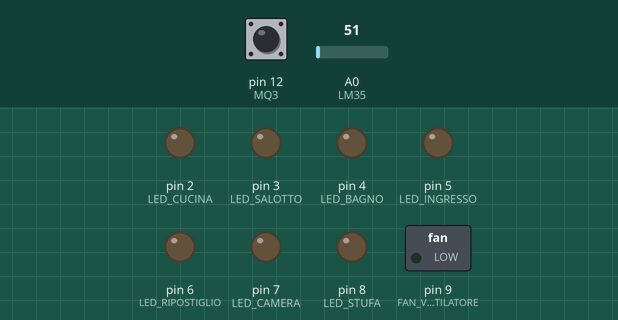
Simulated run of this sketch. Board: Arduino Uno, built with avr-gcc and run on an emulated ATmega328P. Shown: switched loads named in the sketch (green lamp = pin HIGH), output pins drawn as LEDs (lit = HIGH). The test bench sets the inputs (shaded band); at power-on: A0 (LM35) = 51, pin 12 (MQ3) HIGH. What the sketch prints to the serial monitor is not drawn.

Above: at 1.2 s.
1.3 s: A0 (LM35) set to 65
At 2.2 s:
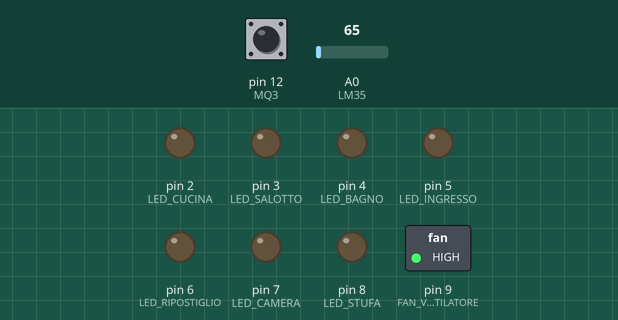
2.8 s: A0 (LM35) set to 30
At 3.3 s:
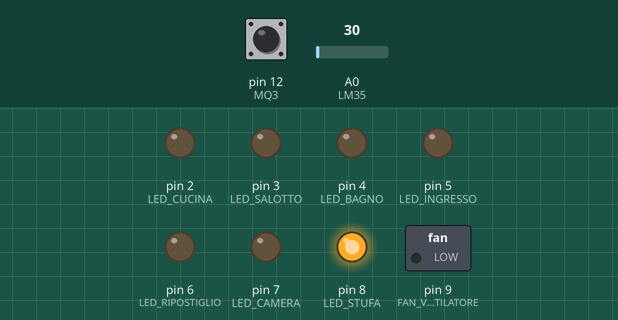
8.8 s: A0 (LM35) set to 61
At 9.1 s:
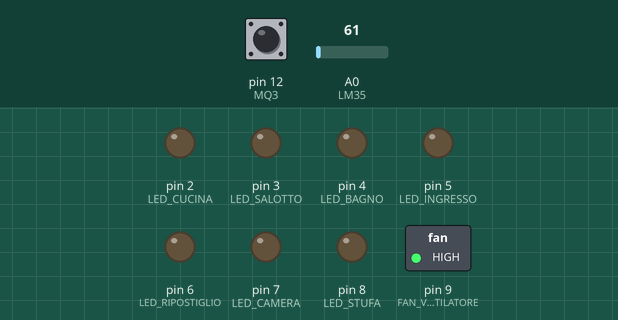
11.8 s: A0 (LM35) set to 15
At 12.5 s:
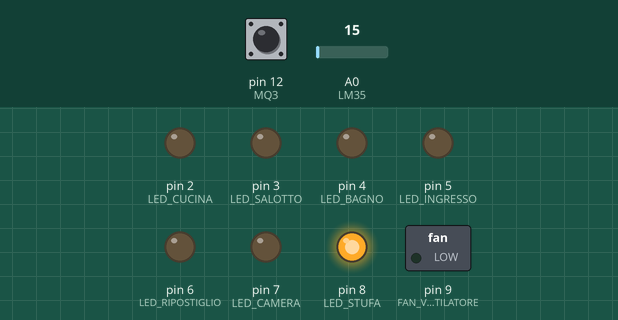
Timing chart, 0 to 14.8 s (numbered marks = the images above; inputs shaded):
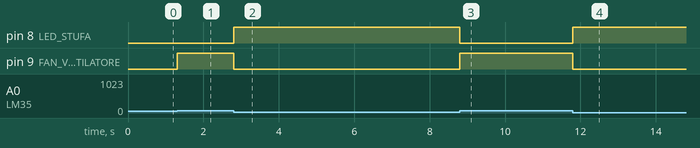

The sketch:

domotic.ino
```cpp
int LED_CUCINA = 2; // Initializing pin number
int LED_SALOTTO = 3;
int LED_BAGNO= 4;
int LED_INGRESSO = 5;
int LED_RIPOSTIGLIO = 6;
int LED_CAMERA = 7;
int LED_STUFA= 8;
int FAN_VENTILATORE = 9;
int MQ3 = 12;
int LM35 = A0;
int tMax = 28 ;
int tMin = 20 ;
void setup() //The setup function will only run once, after each powerup.It initializes and sets the initial values
{
  Serial.begin(9600);   //Sets the baud for serial data transmission (Bits Per Second)
  pinMode(LED_CUCINA,OUTPUT); //Specify behaviour of pin to work either as an input or an output
  pinMode(LED_SALOTTO,OUTPUT); //Specify behaviour of pin to work either as an input or an output
  pinMode(LED_BAGNO,OUTPUT); //Specify behaviour of pin to work either as an input or an output
  pinMode(LED_INGRESSO,OUTPUT); //Specify behaviour of pin to work either as an input or an output
  pinMode(LED_RIPOSTIGLIO,OUTPUT); //Specify behaviour of pin to work either as an input or an output
  pinMode(LED_CAMERA,OUTPUT); //Specify behaviour of pin to work either as an input or an output
  pinMode(LED_STUFA,OUTPUT); //Specify behaviour of pin to work either as an input or an output
  pinMode(FAN_VENTILATORE,OUTPUT); //Specify behaviour of pin to work either as an input or an output
  Serial.println(" ");
}

void loop()
{
  String data;  //Recived data will get stored in this variable
  if(Serial.available()) //Here We're checking whether data is available or not
  {
    data=Serial.readString(); //Data received
     Serial.println(data);
    if(data=="setMin"){
      Serial.write('\r');
      while(!Serial.available()){

        }
        tMin=Serial.read();
  }
    if(data=="setMax"){
      Serial.println('\r');
      while(!Serial.available()){

        }
      tMax=Serial.parseInt();
    }
    if(data=="cucinaOn")//LED ON
    {
      digitalWrite(LED_CUCINA,HIGH);  // Write a HIGH or a LOW value to a digital pin
    }
    if(data=="cucinaOff")//LED OFF
    {
      digitalWrite(LED_CUCINA,LOW);
    }
     if(data=="salottoOn")//LED ON
    {
      digitalWrite(LED_SALOTTO,HIGH);  // Write a HIGH or a LOW value to a digital pin
    }
    if(data=="salottoOff")//LED OFF
    {
      digitalWrite(LED_SALOTTO,LOW);
    }
     if(data=="bagnoOn")//LED ON
    {
      digitalWrite(LED_BAGNO,HIGH);  // Write a HIGH or a LOW value to a digital pin
    }
    if(data=="bagnoOff")//LED OFF
    {
      digitalWrite(LED_BAGNO,LOW);
    }
     if(data=="ingressoOn")//LED ON
    {
      digitalWrite(LED_INGRESSO,HIGH);  // Write a HIGH or a LOW value to a digital pin
    }
    if(data=="ingressoOff")//LED OFF
    {
      digitalWrite(LED_INGRESSO,LOW);
    }
     if(data=="ripostiglioOn")//LED ON
    {
      digitalWrite(LED_RIPOSTIGLIO,HIGH);  // Write a HIGH or a LOW value to a digital pin
    }
    if(data=="ripostiglioOff")//LED OFF
    {
      digitalWrite(LED_RIPOSTIGLIO,LOW);
    }
     if(data=="cameraOn")//LED ON
    {
      digitalWrite(LED_CAMERA,HIGH);  // Write a HIGH or a LOW value to a digital pin
    }
    if(data=="cameraOff")//LED OFF
    {
      digitalWrite(LED_CAMERA,LOW);
    }
     if(data=="stufaOn")//LED ON
    {
      digitalWrite(LED_STUFA,HIGH);  // Write a HIGH or a LOW value to a digital pin
    }
    if(data=="stufaOff")//LED OFF
    {
      digitalWrite(LED_STUFA,LOW);
    }
     if(data=="ventilatoreOn")//LED ON
    {
      digitalWrite(FAN_VENTILATORE,HIGH);  // Write a HIGH or a LOW value to a digital pin
    }
    if(data=="ventilatoreOff")//LED OFF
    {
      digitalWrite(FAN_VENTILATORE,LOW);
    }
    if(data=="temp")
    {
      Serial.println(analogRead(LM35)* 0.48828125);
    }
    if(data=="tMax")
      Serial.println(tMax);

  }
      if(digitalRead(MQ3)==LOW){
        Serial.println("Attenzione Fuga di Gas");
          delay(3000);
      }


      if(analogRead(LM35)* 0.48828125 <=tMin){
        digitalWrite(LED_STUFA,HIGH);
        digitalWrite(FAN_VENTILATORE,LOW);
      }
     else if(analogRead(LM35)* 0.48828125 >=tMax){
        digitalWrite(LED_STUFA,LOW);
        digitalWrite(FAN_VENTILATORE,HIGH);
      }
}
```

Measured:
- the behaviour switches between 57 and 58 on A0 (LM35) (found by bisection; images 0 and 1)
- after the input at 1.3 s, pin 9 (FAN_VENTILATORE): LOW → HIGH at once
- after the input at 2.8 s, pin 8 (LED_STUFA): LOW → HIGH at once; pin 9 (FAN_VENTILATORE): HIGH → LOW at once
- after the input at 8.8 s, pin 8 (LED_STUFA): HIGH → LOW at once; pin 9 (FAN_VENTILATORE): LOW → HIGH at once
- after the input at 11.8 s, pin 8 (LED_STUFA): LOW → HIGH at once; pin 9 (FAN_VENTILATORE): HIGH → LOW at once
